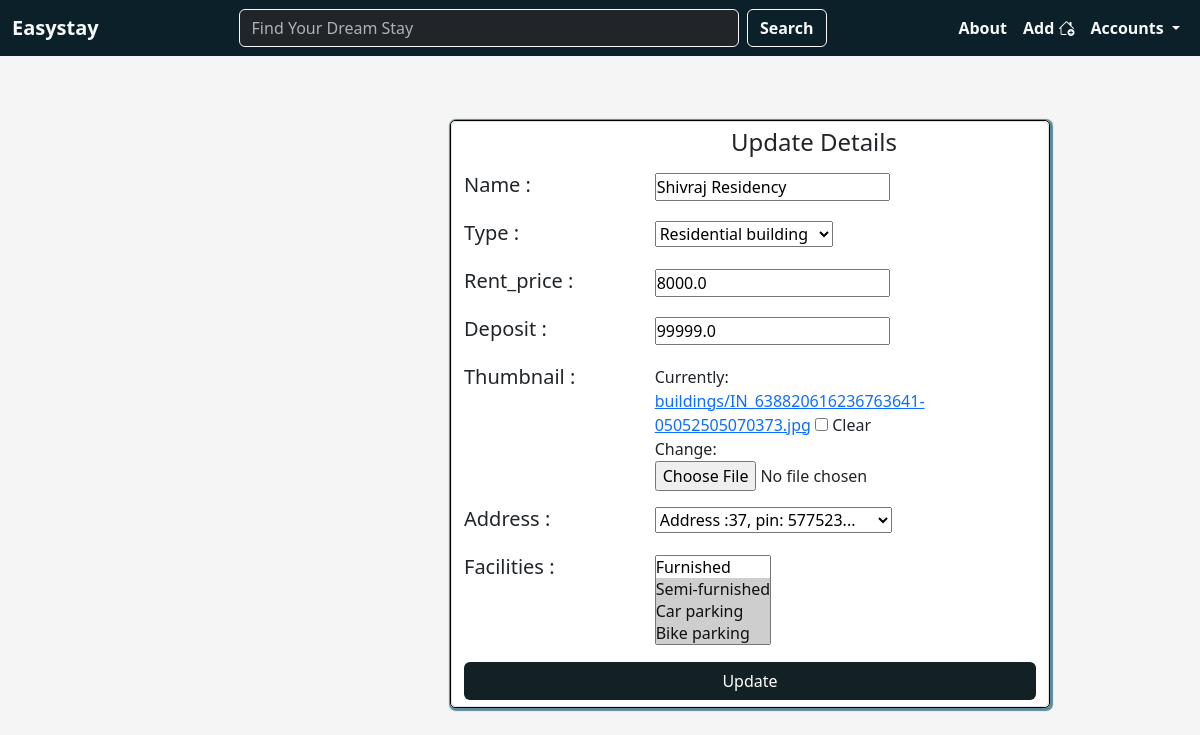
/building/update/5, run on an earlier commit of the app's database.
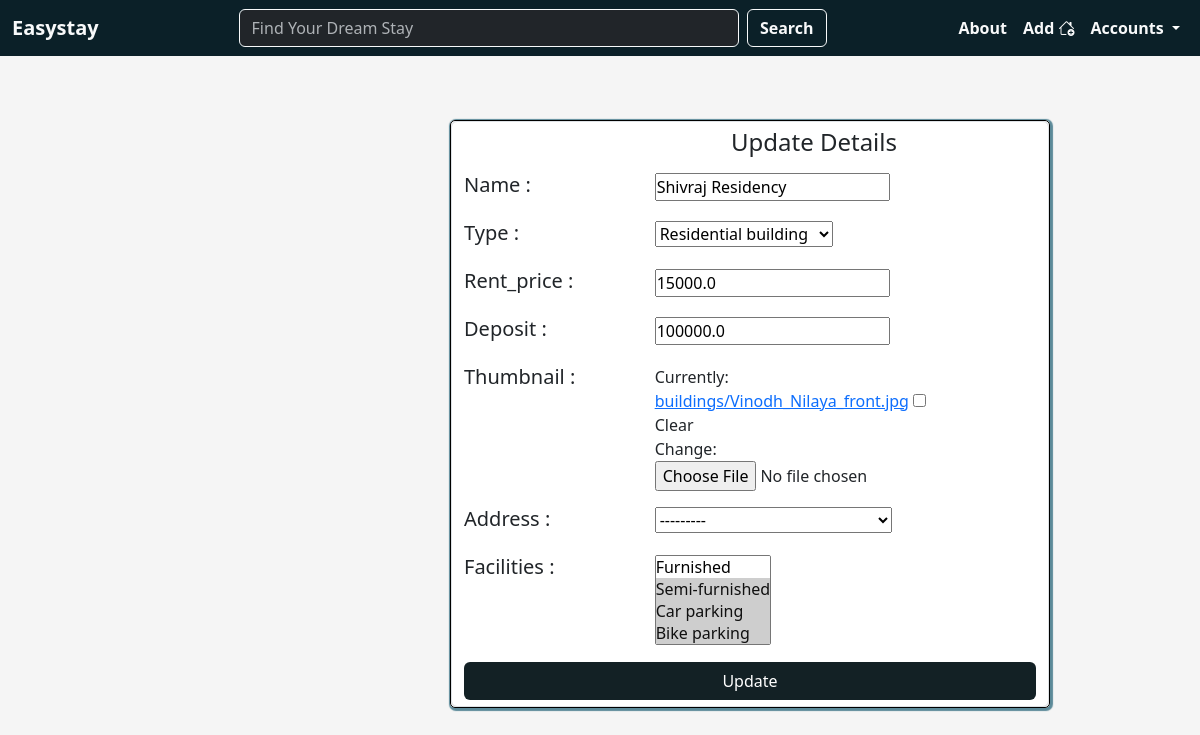
And on a later commit of the database.
### mainapp/models.py (models this page shows, shortened)
class Building(models.Model):
    name = models.CharField(max_length=200)
    type = models.ForeignKey(BuildingType, on_delete=models.CASCADE, related_name='building_types')
    rent_price=models.FloatField(default=00000)
    deposit=models.FloatField(default=00000)
    thumbnail=models.ImageField(upload_to='buildings/', blank=True, null=True)
    address=models.ForeignKey(Address, on_delete=models.SET_NULL, blank=True, null=True, related_name='building_address' )
    facilities = models.ManyToManyField(Facility, related_name='building_facilities')

### mainapp/views.py (the view)
# urls.py: path('building/update/<int:pk>', views.UpdateBuilding.as_view(), name = 'updatebuilding'),
class UpdateBuilding(UpdateView):
    model = Building
    template_name = 'update_building.html'
    fields = '__all__'
    success_url = '/'

### mainapp/models.py (called while the page is built)
    def __str__(self):
        return f"Address :{self.door_number}, pin: {self.pincode}..."

    def __str__(self):
        return f"{self.title.capitalize()} building"

    def __str__(self):
        return self.title.capitalize()

### mainapp/templates/update_building.html (shortened to what this page needs)
{% extends 'base.html' %}
{% block content %}
<div class="w-50 " id="up_card">
    <form method="post" enctype="multipart/form-data" class="form-control">
        <h4 class="up_text">Update Details</h4>
        {% for field in form %}
        <div class="up_row my-3">
            <div class="col-sm-4 "><label for="id_{{field.name}}"> <h5>{{field.name.capitalize}} : </h5></label></div>
            <div class="col-sm-6">
                {{field}}
            </div>
        </div>
        {% endfor %}
        <button type="submit" class="btn btn-custom w-100" style=" background-color: #132125; color:white;">Update</button>
    </form>
</div>
{% endblock %}

What changed in the data, as far as the page shows it:
changed Building "Shivraj Residency": rent_price "8000.0" → "15000.0"; deposit "99999.0" → "100000.0"; address "Address :37, pin: 577523..." → "---------"
Also different on the page:
text no longer shown: "Currently: buildings/IN_638820616236763641-05052505070373.jpg Clear Change:"
text now shown: "Currently: buildings/Vinodh_Nilaya_front.jpg Clear Change:"
